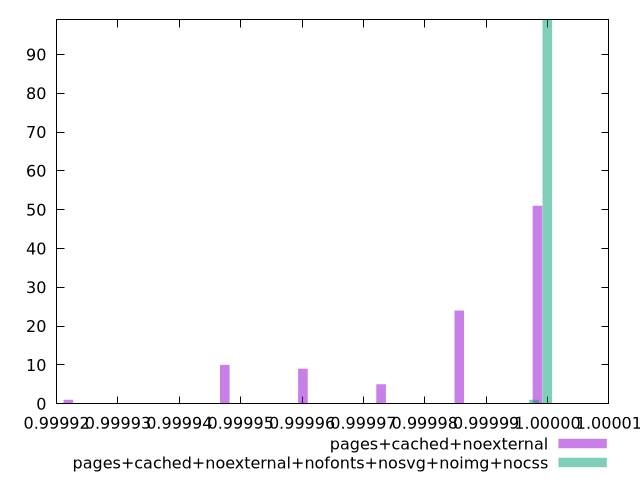

Write the gnuplot code that produced this figure.
$_pagesCachedNoexternal <<EOF
0.9999983638823595 51
0.9999473981637986 10
0.9999728810230791 5
0.9999856224527193 24
0.9999219153045182 1
0.9999601395934389 9
EOF
$_pagesCachedNoexternalNofontsNosvgNoimgNocss <<EOF
0.9999999641342968 99
0.99999780855098 1
EOF
set key outside below
set terminal pngcairo
set output "report_00005_2020-11-02T22-26-11.212Z/max-potential-fid/max-potential-fid_pages+cached+noexternal_pages+cached+noexternal+nofonts+nosvg+noimg+nocss+hist.png"
set boxwidth 0.0000015609765955715282
set style fill transparent solid 0.5 noborder
set yrange [0:99]
plot $_pagesCachedNoexternal title "pages+cached+noexternal" with boxes ,$_pagesCachedNoexternalNofontsNosvgNoimgNocss title "pages+cached+noexternal+nofonts+nosvg+noimg+nocss" with boxes ,
